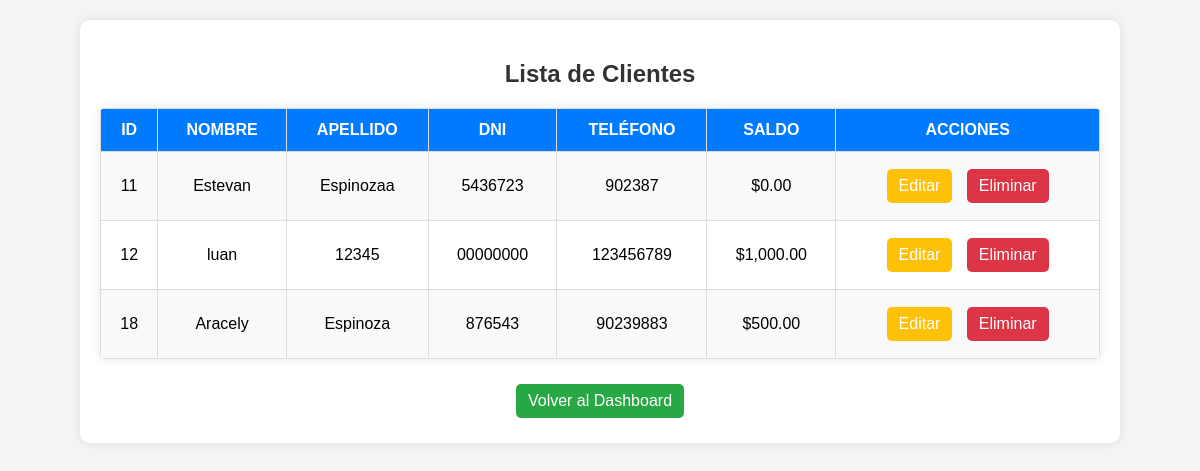
The app's page /crud_php/admin_clientes.php (signed in) with its own data.
### tables this page shows
CREATE TABLE `cliente` (
  `idcliente` int(11) NOT NULL,
  `nombre` varchar(50) NOT NULL,
  `apellido` varchar(50) NOT NULL,
  `dni` varchar(15) NOT NULL,
  `telefono` varchar(20) DEFAULT NULL,
  `idlogin` int(11) DEFAULT NULL
);

### crud_php/admin_clientes.php (the view, shortened to what this page needs)
<?php
include 'config.php';
$sql = "SELECT cliente.idcliente, cliente.nombre, cliente.apellido, cliente.dni, cliente.telefono,
               (IFNULL(SUM(deposito.deposito), 0) - IFNULL(SUM(retiro.monto), 0)) AS saldo
        FROM cliente
        LEFT JOIN deposito ON cliente.idcliente = deposito.idcliente
        LEFT JOIN retiro ON cliente.idcliente = retiro.idcliente
        GROUP BY cliente.idcliente";
$resultado = $conn->query($sql);
?>
<!DOCTYPE html>
<html>
<head>
    <link rel="stylesheet" type="text/css" href="admin_clientes.css">
</head>
<body>
    <div class="container">
        <h2>Lista de Clientes</h2>
        <table>
            <tr>
                <th>ID</th>
                <th>Nombre</th>
                <th>Apellido</th>
                <th>DNI</th>
                <th>Teléfono</th>
                <th>Saldo</th>
                <th>Acciones</th>
            </tr>
            <?php while ($fila = $resultado->fetch_assoc()) { ?>
                <tr>
                    <td><?php echo $fila['idcliente']; ?></td>
                    <td><?php echo $fila['nombre']; ?></td>
                    <td><?php echo $fila['apellido']; ?></td>
                    <td><?php echo $fila['dni']; ?></td>
                    <td><?php echo $fila['telefono']; ?></td>
                    <td>$<?php echo number_format($fila['saldo'], 2); ?></td>
                    <td>
                        <a href="editar_cliente.php?id=<?php echo $fila['idcliente']; ?>" class="edit">Editar</a>
                        <a href="eliminar_cliente.php?id=<?php echo $fila['idcliente']; ?>" class="delete" onclick="return confirm('¿Estás seguro de eliminar este cliente?');">Eliminar</a>
                    </td>
                </tr>
            <?php } ?>
        </table>
        <div class="btn-container">
            <a href="dashboard.php" class="back">Volver al Dashboard</a>
        </div>
    </div>
</body>
</html>

### crud_php/admin_clientes.css (style rules this page uses)
body { font-family: Arial, sans-serif; background-color: #f4f4f4; margin: 0; padding: 0; text-align: center; }
h2 { color: #333; margin-top: 20px; }
.container { width: 90%; max-width: 1000px; margin: 20px auto; padding: 20px; background: white; border-radius: 10px; box-shadow: 0px 0px 10px rgba(0, 0, 0, 0.1); }
table { width: 100%; border-collapse: collapse; margin-top: 20px; background: white; box-shadow: 0px 0px 10px rgba(0, 0, 0, 0.1); border-radius: 5px; overflow: hidden; }
th, td { padding: 12px; border: 1px solid #ddd; text-align: center; }
th { background-color: #007bff; color: white; text-transform: uppercase; }
tr:nth-child(even) { background-color: #f8f9fa; }
a { text-decoration: none; padding: 8px 12px; margin: 5px; display: inline-block; color: white; border-radius: 5px; transition: 0.3s ease; }
a.edit { background: #ffc107; }
a.delete { background: #dc3545; }
a.back { background: #28a745; }
.btn-container { margin-top: 20px; }

### records on screen
cliente: idcliente "11", nombre "Estevan", apellido "Espinozaa", dni "5436723", telefono "902387", saldo "0.00"
cliente: idcliente "12", nombre "luan", apellido "12345", dni "00000000", telefono "123456789", saldo "1,000.00"
cliente: idcliente "18", nombre "Aracely", apellido "Espinoza", dni "876543", telefono "90239883", saldo "500.00"
